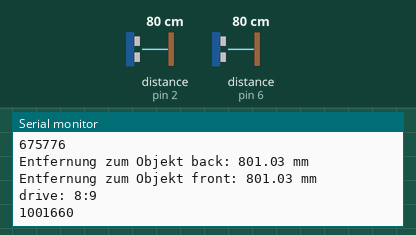
This sketch was run on a simulated Arduino Leonardo, built with avr-gcc and run on an emulated ATmega32U4. Parts: the last lines printed to the serial monitor. Wiring (inferred from the names in the program): 2 × ultrasonic range finder: trigger pin 4, echo pin 2 / trigger pin 5, echo pin 6. Inputs (shaded band) come from the test bench; at power-on: distance to the obstacle (sensors on pin 2, pin 6) 80 cm. The echo pulse lasts 58.3 µs per cm; random numbers use the default seed unless the sketch sets one.

Above: at 1.2 s.
1.3 s: distance to the obstacle (sensor on pin 2) set to 2 cm
At 1.54 s:
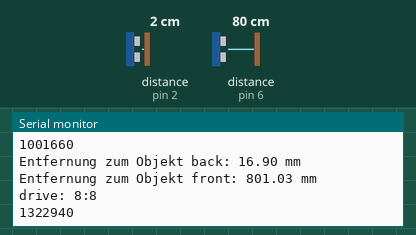
2.8 s: distance to the obstacle (sensor on pin 6) set to 35 cm
At 2.82 s:
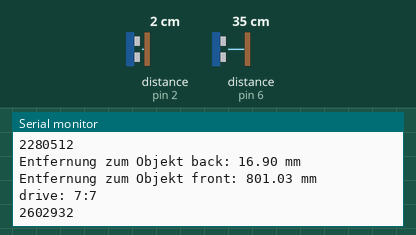
5.8 s: distance to the obstacle (sensor on pin 2) set to 4 cm
At 6.02 s:
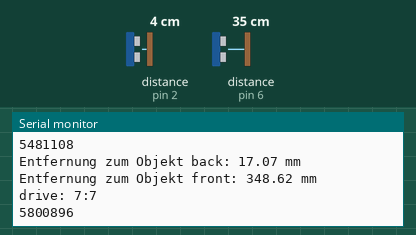
7.3 s: distance to the obstacle (sensor on pin 6) set to 2 cm
At 7.3 s:
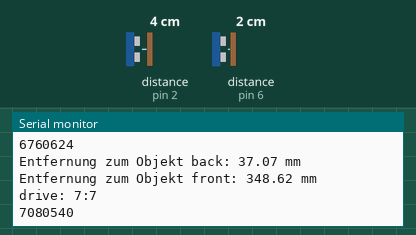
Timing chart, 0 to 9.8 s (numbered marks = the images above; inputs shaded):
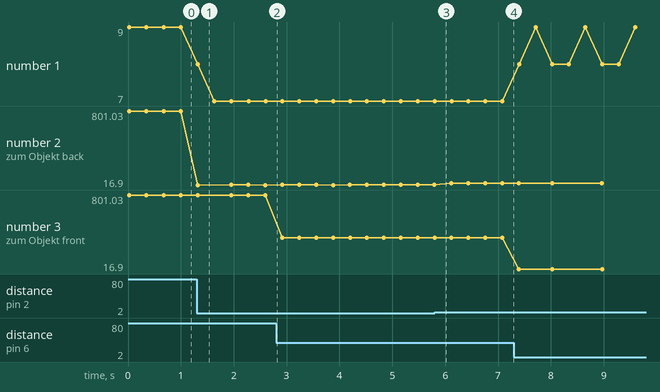

The sketch:

LegoCrawler.ino
```cpp
const byte irpin = 3;
const byte TRIGGER = 4;
const byte ECHO = 2;
const byte FTRIGGER = 5;
const byte FECHO = 6;

const byte LEFT = 7;
const byte FORWARDS = 7;
const byte NEUTRAL = 8;
const byte RIGHT = 9;
const byte BACKWARDS = 9;
const int DELAY = 300;

double distance = 0.0;
double fdistance = 0.0;


void setup() {

  pinMode(irpin, OUTPUT);
  pinMode(TRIGGER, OUTPUT);
  pinMode(ECHO, INPUT);
  pinMode(FTRIGGER, OUTPUT);
  pinMode(FECHO, INPUT);

  digitalWrite(TRIGGER, LOW);
  digitalWrite(FTRIGGER, LOW);
  // TRIGGER muss mindestens 2µs LOW sein
  delayMicroseconds(2);

  Serial.begin(57600);
  while (!Serial) {
    ; // wait for serial port to connect. Needed for Leonardo only
  }

  Serial.println("LegoCrawler: ready.");

}

// low bit  : HIGH: HIGHSIGus, LOWGAPus LOW
// start bit: HIGH: HIGHSIGus, HIGHGAPus LOW
// high bit : HIGH: HIGHSIGus, 553us LOW

// proto:
/*
START : 1

TOGGLE: 1
ESC:    0
CH:     00

ADD:    0
MODE:   001

DATA:   0101

LCRC: 0xF xor Nibble1 xor Nibble2 xor Nibble3
= 3
STOP: 1

payload:
1000 0001 0101 0011
*/

const unsigned long HIGHSIG = 156UL;

const unsigned long HEADERGAP = 1014UL;

const unsigned long LOWGAP = 260UL;

const unsigned long HIGHGAP = 546UL;

void sendNibble(byte nibble, int pin){
  for (byte mask = 8; mask!=0; mask >>= 1){
    if (mask & nibble) {
      high(HIGHSIG, 38, pin);
      wait(HIGHGAP);
    }
    else {
      high(HIGHSIG, 38, pin);
      wait(LOWGAP);
    }
  }
}

void sendSeq(byte nib1, byte nib2, byte nib3, int pin){

  unsigned long t = micros();

  byte lcrc = 15 ^ nib1 ^ nib2 ^ nib3;
  // start bit
  high(HIGHSIG, 38, pin);
  wait(HEADERGAP);

  sendNibble(nib1, pin);
  sendNibble(nib2, pin);
  sendNibble(nib3, pin);
  sendNibble(lcrc, pin);

  // stop bit
  high(HIGHSIG, 38, pin);
  wait(HEADERGAP);


  Serial.println(t);
  // stop bit
}


void wait(unsigned int time){
  unsigned long start = micros();
  while(micros()-start<=time){
  }
}

void high(unsigned int time, int freq, int pinLED){
  int pause = (1000/freq/2)-4;
  unsigned long start = micros();
  while(micros()-start<=time){
    digitalWrite(pinLED,HIGH);
    delayMicroseconds(pause);
    digitalWrite(pinLED,LOW);
    delayMicroseconds(pause);
  }
}

void acc(){
  sendSeq(B0100, B0001, B1111, irpin);
  delay(300);
  sendSeq(B0100, B0010, B1111, irpin);
  delay(300);
  sendSeq(B0100, B0011, B1111, irpin);
  delay(300);
  sendSeq(B0100, B0100, B1111, irpin);
  delay(300);
  sendSeq(B0100, B0101, B1111, irpin);
  delay(300);

  sendSeq(B0100, B0111, B1001, irpin);
  delay(300);
  sendSeq(B0100, B0111, B1001, irpin);
  delay(300);
  sendSeq(B0100, B0111, B1001, irpin);
  delay(300);
  sendSeq(B0100, B0011, B1001, irpin);
  delay(300);
  sendSeq(B0100, B0011, B1001, irpin);
  delay(300);
  sendSeq(B0100, B1011, B1001, irpin);
  delay(300);
  sendSeq(B0100, B1011, B1001, irpin);
  delay(300);


}

void dec(){
  sendSeq(B0100, B0001, B1111, irpin);
  delay(300);
  sendSeq(B0100, B1000, B1000, irpin);
  delay(300);
}


void drive(byte a, byte b){
  Serial.print("drive: ");
  Serial.print(a);
  Serial.print(":");
  Serial.println(b);
  sendSeq(B0100, a, b, irpin);
}

void driveBW(byte s){
  drive(s,16-s);
}

void driveFW(byte s){
  drive(16-s,s);
}

void driveStop(){
  drive(0,0);
}

void turnLeft(byte s){
  drive(16-s,16-s);
}

void turnRight(byte s){
  drive(s,s);
}

// distance checks:

double sonic(byte t, byte e){
    long laufzeit;
    double entfernung;
    // Einen Impuls auslösen
    digitalWrite(t, HIGH);
    delayMicroseconds(5);
    digitalWrite(t, LOW);

    // Messen, wann der reflektierte Impuls zurückkommt
    laufzeit = pulseIn(e, HIGH);

    // Pro Meter benötigt der Schall in Luft ca. 2,9 ms
    // pulseIn misst Mikrosekunden, also 2,9 µs pro Millimeter
    // Weg geht hin und zurück, also mal 2
    entfernung = (double) laufzeit / (2.9 * 2.0);

    return entfernung;
}


// the loop function runs over and over again forever
unsigned long counter = 0;
byte cSpeed = BACKWARDS;
byte cDir = NEUTRAL;

void drive(){
  drive(cDir,cSpeed);
  delay(DELAY);
}

void stopBackwards(){
  cSpeed = NEUTRAL;
  drive();
  cSpeed = FORWARDS;
  cDir = cDir == LEFT? RIGHT: LEFT;
}

void stopForwards(){
  cSpeed = NEUTRAL;
  cDir = NEUTRAL;
  drive();
  cSpeed = BACKWARDS;
}

void loop(){
  counter++;
  distance = sonic(TRIGGER, ECHO);
  fdistance = sonic(FTRIGGER, FECHO);

  Serial.print("Entfernung zum Objekt back: ");
  Serial.print(distance);
  Serial.println(" mm");
  Serial.print("Entfernung zum Objekt front: ");
  Serial.print(fdistance);
  Serial.println(" mm");

  if (cSpeed == NEUTRAL){
    if (fdistance > 500){
      cSpeed = FORWARDS;
    }
  }
  if (cSpeed == BACKWARDS){
    if (distance < 150){
      stopBackwards();
    }
  }
  if (cSpeed == FORWARDS){
    if (fdistance < 150){
      stopForwards();
    }
  }
/*
  if (random(100) > 90){
    cDir = cDir == LEFT? RIGHT: LEFT;
    counter = 0;
  }
  */
  /*
  if (counter > 10) {
    cDir = NEUTRAL;
  }*/


  drive();

}
void loop_old() {
  counter++;
  //1000 0001 0101 0011

  //sendSeq(B1000, B0001, B0101, irpin);
  //sendSeq(B0100, B0001, B1111, irpin);
  //acc();

  //driveFW(7);
  //turnRight(2);

  distance = sonic(TRIGGER, ECHO);


  if (distance < 150) {
    driveStop();
    delay(DELAY);
    driveBW(3);
    delay(DELAY);
    driveBW(5);
    delay(DELAY);
    driveBW(7);
    delay(DELAY);
    if (random(300) > 150){
      turnRight(7);
      delay(DELAY + random(DELAY)*5);
      turnRight(7);
    }
    else {
      turnLeft(7);
      delay(DELAY +random(DELAY)*5);
      turnLeft(7);
    }
    delay(DELAY);
    cSpeed = 0;
  }
  driveFW(cSpeed);
  delay(DELAY);

  if (cSpeed <7) cSpeed ++;

  if (counter % 10 == 0 && random(100) > 90) {
    cSpeed = 0;
    driveStop();
    delay(DELAY);
    if (random(300) > 150){
      turnRight(7);
      delay(DELAY + random(DELAY)*5);
      turnRight(7);
    }
    else {
      turnLeft(7);
      delay(DELAY +random(DELAY)*5);
      turnLeft(7);
    }
    delay(DELAY);

  }
}
```

Measured:
- after the input at 1.3 s, the serial monitor: prints a new line at once (image 1)
- plotted number 1: 9 → 7 after the input at 1.3 s, 7 → 9 after the input at 7.3 s
- plotted number 2: 801.03 → 16.9 after the input at 1.3 s, 17.07 → 37.07 after the input at 5.8 s
- plotted number 3: 801.03 → 348.62 after the input at 2.8 s, 348.62 → 16.9 after the input at 7.3 s
